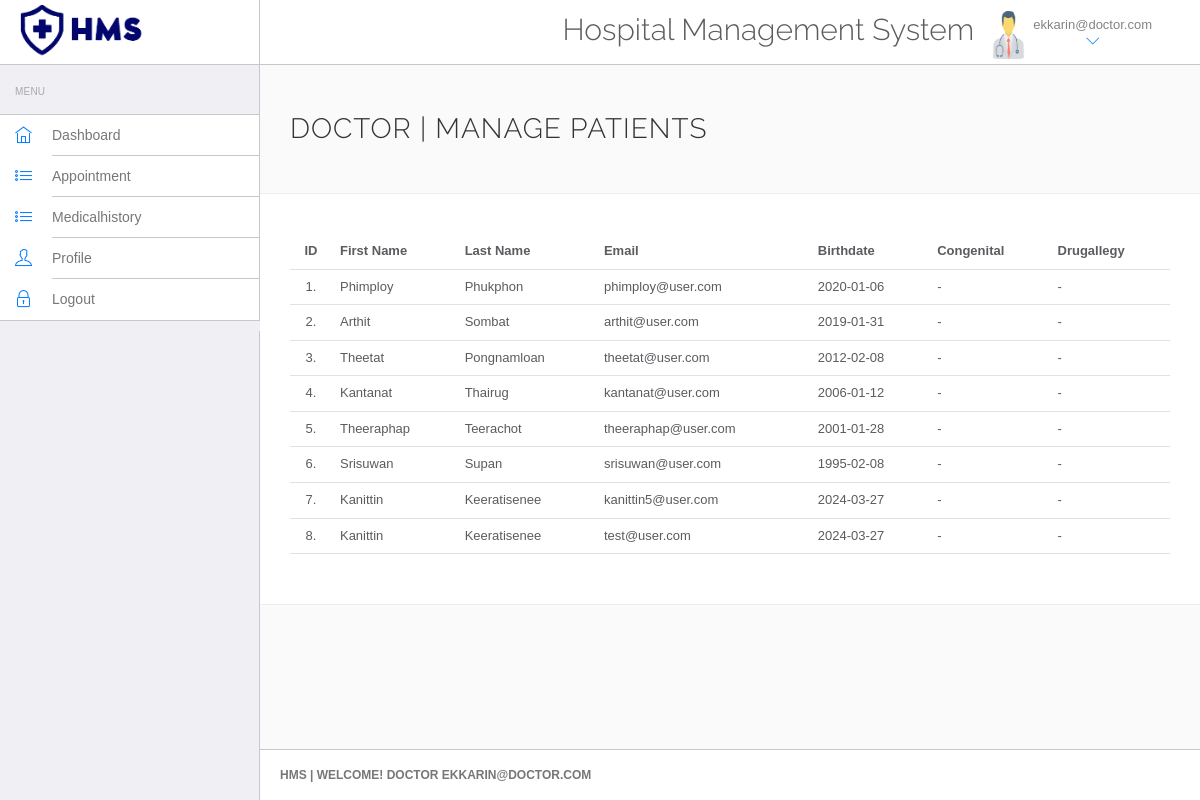
The page /doctor/manage-users.php (signed in) on the database its author committed.
### tables this page shows
CREATE TABLE `users` (
  `id` int NOT NULL,
  `firstname` varchar(100) NOT NULL,
  `lastname` varchar(100) NOT NULL,
  `gender` varchar(20) NOT NULL,
  `phonenum` varchar(12) NOT NULL,
  `birthdate` date DEFAULT NULL,
  `address` varchar(100) NOT NULL,
  `congenital` varchar(500) NOT NULL,
  `drugallergy` varchar(500) NOT NULL,
  `email` varchar(50) NOT NULL,
  `password` varchar(255) NOT NULL
);

### doctor/manage-users.php (the view, shortened to what this page needs)
<!DOCTYPE html>
<html lang="en">
<head>
    <link rel="stylesheet" href="vendor/bootstrap/css/bootstrap.min.css">
    <link rel="stylesheet" href="vendor/fontawesome/css/font-awesome.min.css">
    <link rel="stylesheet" href="vendor/themify-icons/themify-icons.min.css">
    <link href="vendor/animate.css/animate.min.css" rel="stylesheet" media="screen">
    <link href="vendor/perfect-scrollbar/perfect-scrollbar.min.css" rel="stylesheet" media="screen">
    <link href="vendor/switchery/switchery.min.css" rel="stylesheet" media="screen">
    <link href="vendor/bootstrap-touchspin/jquery.bootstrap-touchspin.min.css" rel="stylesheet" media="screen">
    <link href="vendor/select2/select2.min.css" rel="stylesheet" media="screen">
    <link href="vendor/bootstrap-datepicker/bootstrap-datepicker3.standalone.min.css" rel="stylesheet" media="screen">
    <link href="vendor/bootstrap-timepicker/bootstrap-timepicker.min.css" rel="stylesheet" media="screen">
    <link rel="stylesheet" href="assets/css/styles.css">
    <link rel="stylesheet" href="assets/css/plugins.css">
    <link rel="stylesheet" href="assets/css/themes/theme-1.css" id="skin_color" />
</head>
<body>
    <div id="app">
        <?php include('include/sidebar.php');?>
        <div class="app-content">
            <?php include('include/header.php');?>
            <div class="main-content">
                <div class="wrap-content container" id="container">
                    <section id="page-title">
                        <div class="row">
                            <div class="col-sm-8">
                                <h1 class="mainTitle">Doctor | Manage Patients</h1>
                            </div>
                        </div>
                    </section>
                    <div class="container-fluid container-fullw bg-white">
                        <div class="row">
                            <div class="col-md-12">
                                <table class="table table-hover" id="sample-table-1">
                                    <thead>
                                        <tr>
                                            <th class="center">ID</th>
                                            <th>First Name</th>
                                            <th>Last Name</th>
                                            <th>Email</th>
                                            <th>Birthdate</th>
                                            <th>Congenital </th>
                                            <th>Drugallegy</th>
                                        </tr>
                                    </thead>
                                    <tbody>
                                        <?php
                                            include('../include/config.php');
                                            $sql=mysqli_query($conn,"SELECT * FROM users");
                                            $cnt=1;
                                            while($row=mysqli_fetch_array($sql))
                                            {
                                        ?>
                                        <tr>
                                            <td class="center"><?php echo $cnt;?>.</td>
                                            <td><?php echo $row['firstname'];?></td>
                                            <td><?php echo $row['lastname'];?>
                                            <td><?php echo $row['email'];?>
                                            </td>
                                            <td><?php echo $row['birthdate'];?></td>
                                            <td><?php echo $row['congenital'];?></td>
                                            <td><?php echo $row['drugallergy'];?></td>
                                            </td>
                                        </tr>
                                        <?php
$cnt=$cnt+1;
											 }?>
                                    </tbody>
                                </table>
                            </div>
                        </div>
                    </div>
                </div>
            </div>
        </div>
        <?php include('include/footer.php');?>
    </div>
</body>
</html>

### doctor/assets/css/themes/theme-1.css (style rules this page uses)
body { background: #FAFAFA; }

### rows shown on the page
users: firstname "Phimploy", lastname "Phukphon", email "phimploy@user.com", birthdate "2020-01-06", congenital "-", drugallergy "-"
users: firstname "Arthit", lastname "Sombat", email "arthit@user.com", birthdate "2019-01-31", congenital "-", drugallergy "-"
users: firstname "Theetat", lastname "Pongnamloan", email "theetat@user.com", birthdate "2012-02-08", congenital "-", drugallergy "-"
users: firstname "Kantanat", lastname "Thairug", email "kantanat@user.com", birthdate "2006-01-12", congenital "-", drugallergy "-"
users: firstname "Theeraphap", lastname "Teerachot", email "theeraphap@user.com", birthdate "2001-01-28", congenital "-", drugallergy "-"
users: firstname "Srisuwan", lastname "Supan", email "srisuwan@user.com", birthdate "1995-02-08", congenital "-", drugallergy "-"
users: firstname "Kanittin", lastname "Keeratisenee", email "kanittin5@user.com", birthdate "2024-03-27", congenital "-", drugallergy "-"
users: firstname "Kanittin", lastname "Keeratisenee", email "test@user.com", birthdate "2024-03-27", congenital "-", drugallergy "-"

### other values the page prints
$_SESSION['email'] "ekkarin@doctor.com"
$_SESSION['email'] "EKKARIN@DOCTOR.COM"
